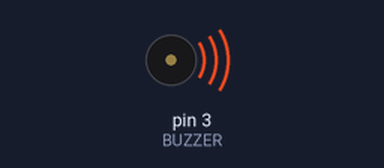
This sketch was run on a simulated Arduino Uno, built with avr-gcc and run on an emulated ATmega328P. Shown: buzzer (waves = sounding).

Above: at 0.2 s.
At 3.7 s:
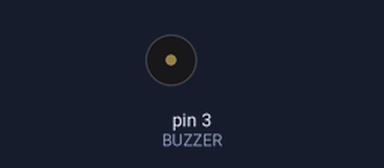
Timing chart, 0 to 4.6 s (numbered marks = the images above):
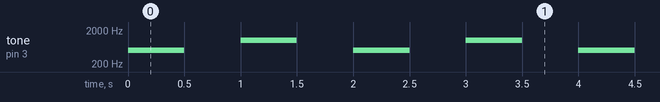

The sketch:

Buzzer_Test.ino
```cpp
#define BUZZER 3

void setup() {
  // put your setup code here, to run once:

}

void loop() {
  // put your main code here, to run repeatedly:
  tone(BUZZER, 500, 500);
  delay(1000);
  tone(BUZZER, 1000, 500);
  delay(1000);
}
```

Measured:
- by itself, tone on pin 3 (BUZZER): repeats every 2.0 s: silent 0.50 s, 1000 Hz 0.50 s, silent 0.50 s, 500 Hz 0.50 s
